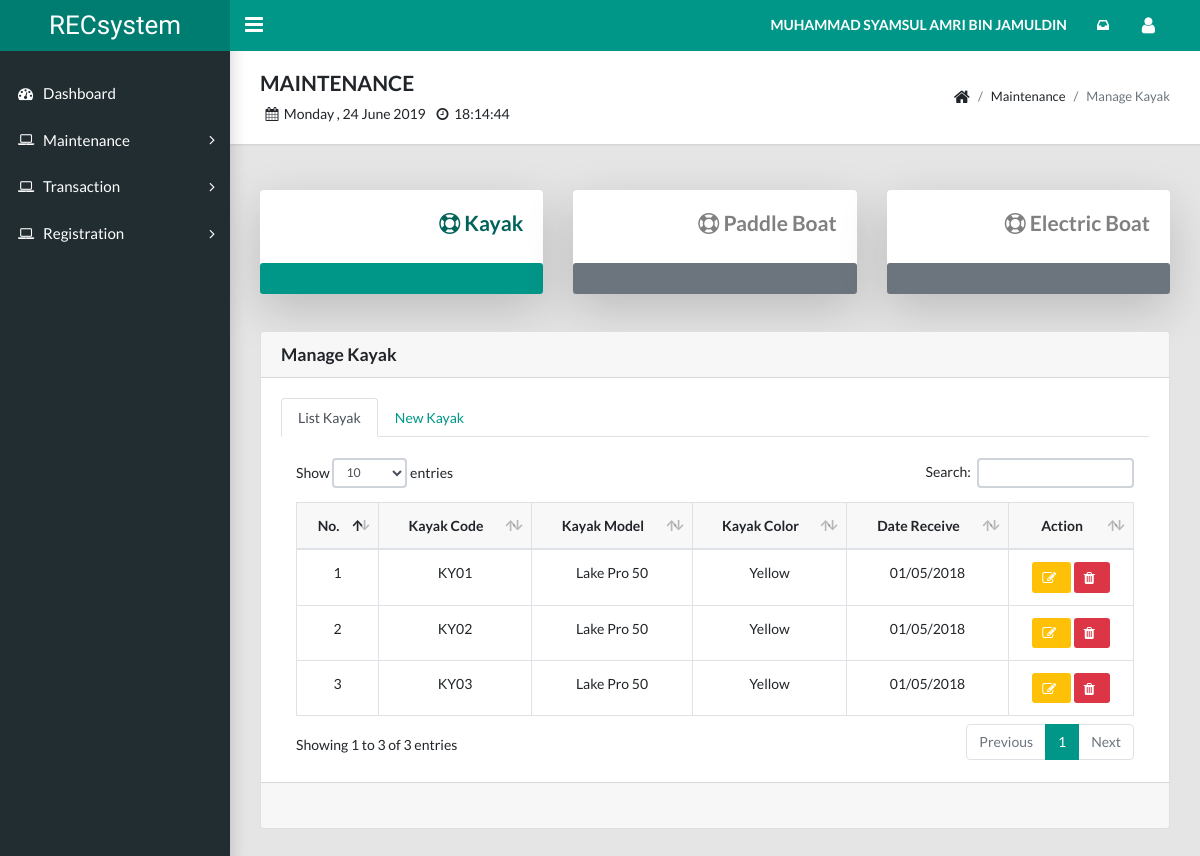
Screenshot of /staff/garage_kayak_view_panel.php (signed in) with the database file from the repository.
### tables this page shows
CREATE TABLE `user_staff` (
  `staff_id` int(11) NOT NULL,
  `staff_full` varchar(255) NOT NULL,
  `staff_email` varchar(255) NOT NULL,
  `staff_password` varchar(255) NOT NULL,
  `staff_phone` varchar(255) NOT NULL,
  `staff_address` varchar(255) NOT NULL,
  `staff_register` datetime NOT NULL,
  `staff_status` int(11) NOT NULL,
  `manager_id` int(11) NOT NULL
);

CREATE TABLE `facility_new` (
  `new_id` int(11) NOT NULL,
  `new_code` varchar(255) NOT NULL,
  `new_model` varchar(255) NOT NULL,
  `new_color` varchar(255) NOT NULL,
  `new_receive` datetime NOT NULL,
  `new_price` double NOT NULL,
  `new_damage` int(11) NOT NULL,
  `fac_id` int(11) NOT NULL
);

### staff/identification.php (shortened to what this page needs)
<?php
function staff(){
include "dbconnection.php";
  	$id = $_SESSION['staff_id'];
    $stmt = $conn->prepare("SELECT * FROM `user_staff` WHERE staff_id=?");
    $stmt->bind_param("s", $id);
    $stmt->execute();
    $result = $stmt->get_result();
    $row = $result->fetch_assoc();
      $staff_full = $row ['staff_full'];
      echo strtoupper($staff_full);
}
 ?>

### staff/garage_kayak_view_list.php (shortened to what this page needs)
<?php include "dbconnection.php"; ?>
<table class="table table-hover table-bordered" id="data-table">
  <thead bgcolor=#f8f8f8>
    <tr align="center">
      <th>No.</th>
      <th>Kayak Code</th>
      <th>Kayak Model</th>
      <th>Kayak Color</th>
      <th>Date Receive</th>
      <th>Action</th>
    </tr>
  </thead>
  <tbody>
    <?php
      $fac_id = 3;
      $v = 0;
      $stmt = $conn->prepare("SELECT * FROM `facility_new` WHERE fac_id=?");
      $stmt->bind_param("s", $fac_id);
      $stmt->execute();
      $result = $stmt->get_result();
      while($row = $result->fetch_assoc())
      {
        $new_id = $row['new_id'];
        $new_code = $row['new_code'];
        $new_model = $row['new_model'];
        $new_color = $row['new_color'];
        $new_receive = date_format(date_create($row['new_receive']), 'd/m/Y');
        $v++;
      ?>
      <tr align="center">
        <td><?php echo $v; ?></td>
        <td><?php echo $new_code; ?></td>
        <td><?php echo $new_model; ?></td>
        <td><?php echo $new_color; ?></td>
        <td><?php echo $new_receive; ?></td>
        <td>
          <a href="#edit<?php echo $new_id; ?>" data-toggle="modal" class="btn btn-warning btn-sm" style="color:white"><i class='fa fa-edit'></i></a>
          <a href="garage_kayak_view_delete.php?new_id=<?php echo $new_id; ?>" onclick="return confirm('Are you sure?');"><button type="submit" class="btn btn-danger btn-sm"><i class="fa fa-trash"></i></button></a>
        </td>
      </tr>
    <?php } ?>
  </tbody>
</table>

### rows the page displays
user_staff: staff_full "MUHAMMAD SYAMSUL AMRI BIN JAMULDIN"
facility_new: new_code "KY01", new_model "Lake Pro 50", new_color "Yellow", new_receive "01/05/2018"
facility_new: new_code "KY02", new_model "Lake Pro 50", new_color "Yellow", new_receive "01/05/2018"
facility_new: new_code "KY03", new_model "Lake Pro 50", new_color "Yellow", new_receive "01/05/2018"
